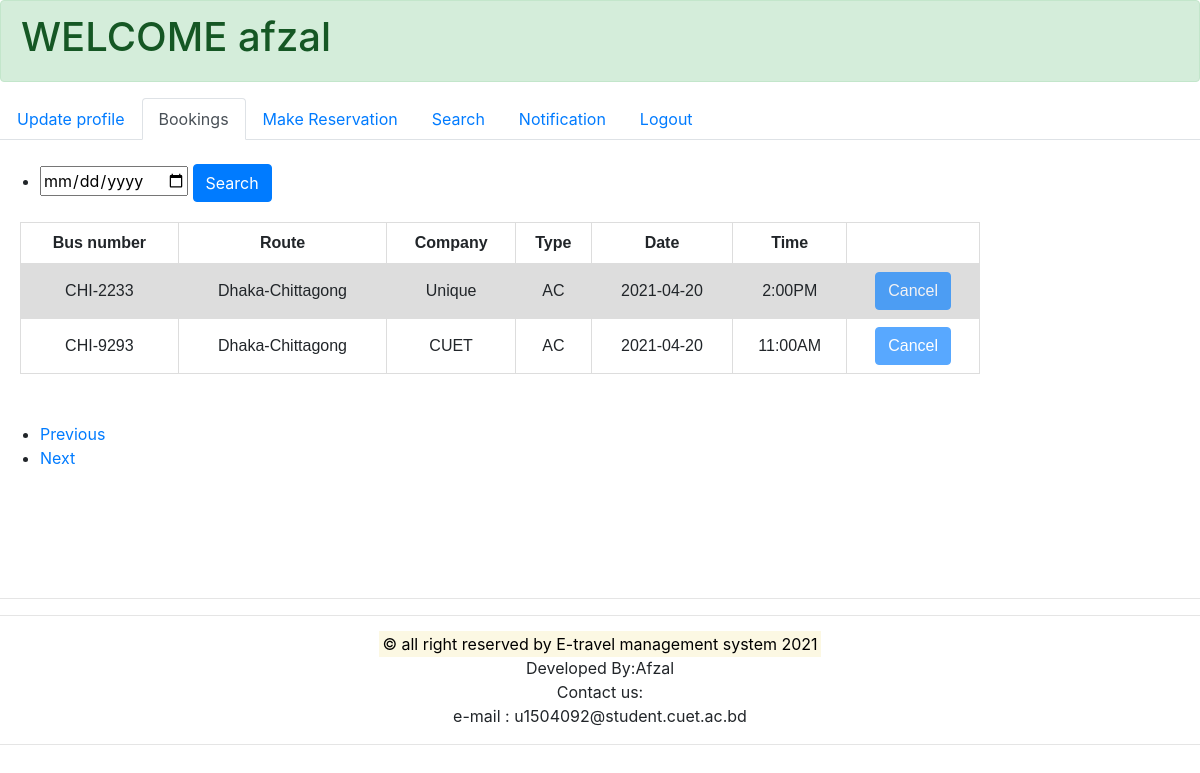
The app's page /user_bookings.php (signed in) with its own data.
### tables this page shows
CREATE TABLE `bookings` (
  `booking_id` int(10) NOT NULL,
  `user_id` int(10) NOT NULL,
  `schedule_id` int(10) NOT NULL
);

### function/common_function.php (called while the page is built, shortened)
<?php
    $record=10;
    $session_user_username ='etravel_user_username';
    $session_user_user_id='etravel_user_user_id';
?>

### function/user_function.php (the view, shortened to what this page needs)
<?php
    include "function/common_function.php";
   function get_user_session_id()
   {
       global $session_user_user_id;
       return $_SESSION[$session_user_user_id];
   }
    function get_user_session_name()
   {
       global $session_user_username;
       return $_SESSION[$session_user_username];
   }
    function user_navbar($active)
    {
        $username=get_user_session_name();
        echo '<div class="alert alert-success" role="alert" text-align:center>
            <h1>WELCOME '.$username.'</h1>
            </div>
        <ul class="nav nav-tabs">
          <li class="nav-item">
            <a class="nav-link '.$active[0].'" href="user_update.php">Update profile</a>
          </li>
          <li class="nav-item">
            <a class="nav-link '.$active[1].'" href="user_bookings.php">Bookings</a>
          </li>
          <li class="nav-item">
            <a class="nav-link '.$active[2].'" href="index.php">Make Reservation</a>
          </li>
          <li class="nav-item">
            <a class="nav-link '.$active[3].'" href="user_search.php">Search</a>
          </li>
          <li class="nav-item">
            <a class="nav-link '.$active[4].'" href="user_notification.php">Notification</a>
          </li>
          <li class="nav-item">
            <a class="nav-link" href="user_logout.php">Logout</a>
          </li>
        </ul>
        <br>';
    }
    function read_user_bookings($page)
    {
        global $connection,$record;
        $page*=$record;
        $user_id=get_user_session_id();
        $query="select bookings.booking_id, bookings.user_id, dsb.number, dsb.route, dsb.company, dsb.type, dsb.date, dsb.time from bookings INNER JOIN (SELECT ds.id, bus_info.number, ds.route, bus_info.company, bus_info.type, ds.date, ds.time FROM daily_schedule as ds inner join bus_info on ds.bus_id=bus_info.id order by ds.id desc) as dsb on dsb.id=bookings.schedule_id where user_id=$user_id order by booking_id desc limit $page,$record ";
        $result=mysqli_query($connection,$query);
        fetch_row_user_bookings($result);
    }
    function fetch_row_user_bookings($result)
    {
        echo '<table border="1" width=60%>
        <tr>
            <th >Bus number</th>
            <th>Route</th>
            <th>Company</th>
            <th>Type</th>
            <th>Date</th>
            <th>Time</th>
            <th>   </th>
        </tr>';
        while ($row = mysqli_fetch_assoc($result))
        {
            $disable_value= (time()+86400) < strtotime($row['date']) ? "" : "disabled";
            echo '
            <tr>
                <td>'.$row['number'].'</td>
                <td>'.$row['route'].'</td>
                <td>'.$row['company'].'</td>
                <td>'.$row['type'].'</td>
                <td>'.$row['date'].'</td>
                <td>'.$row['time'].'</td>
                <td>
                    <form action="user_bookings.php" method="post">
                          <input type="text" name="booking_id" class="form-control" value="'.$row['booking_id'].'" hidden>
                          <input type="submit" name="Cancel" class="btn btn-primary" value="Cancel"'. $disable_value.'>
                    </form>
                </td>
            </tr>';
        }
        echo'</table><br><br>';
    }
?>

### header_footer/header.php (style rules this page uses)
table { font-family: arial, sans-serif; border-collapse: collapse; width: 80%; margin-top:20px ; margin-left:20px }
td, th { border: 1px solid #dddddd; text-align: left; padding: 8px; text-align: center; }
tr:nth-child(even) { background-color: #dddddd; }

### records on screen
bookings: number "CHI-2233", route "Dhaka-Chittagong", company "Unique", type "AC", date "2021-04-20", time "2:00PM"
bookings: number "CHI-9293", route "Dhaka-Chittagong", company "CUET", type "AC", date "2021-04-20", time "11:00AM"

### other values on screen
$username "afzal"
